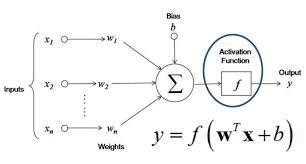
#> input picture Machine Learning/Deep Learning/Feed Forward/images/ann.png, 306 x 164 px
$ jupyter execute ann.ipynb
#> lines starting #> are read from the running program, lines starting #| are printed output that depends on the picture
1. [Feed Forward Neural Network](#feed-forward-neural-network)

#### Feed Forward Neural Network:
- the product of weights and the input along with bias is given to the hidden layers in the neural network which consist of an activation function which enables the neurons in the hidden layers to be fired or activated
- the activated neurons will help in the prediction of the output label/values

[cell 1]
from PIL import Image
from IPython.display import display

img = Image.open('images/ann.png')
#> img is the input picture: PIL image 306x164 RGB; mean R, G, B 245.6, 245.9, 246.1
new_image = img.resize((500, 270))
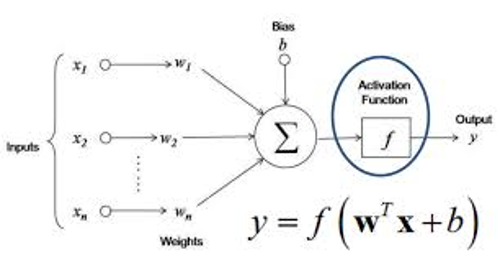
#> new_image: PIL image 500x270 RGB; mean R, G, B 245.5, 245.8, 245.9
display(new_image)
